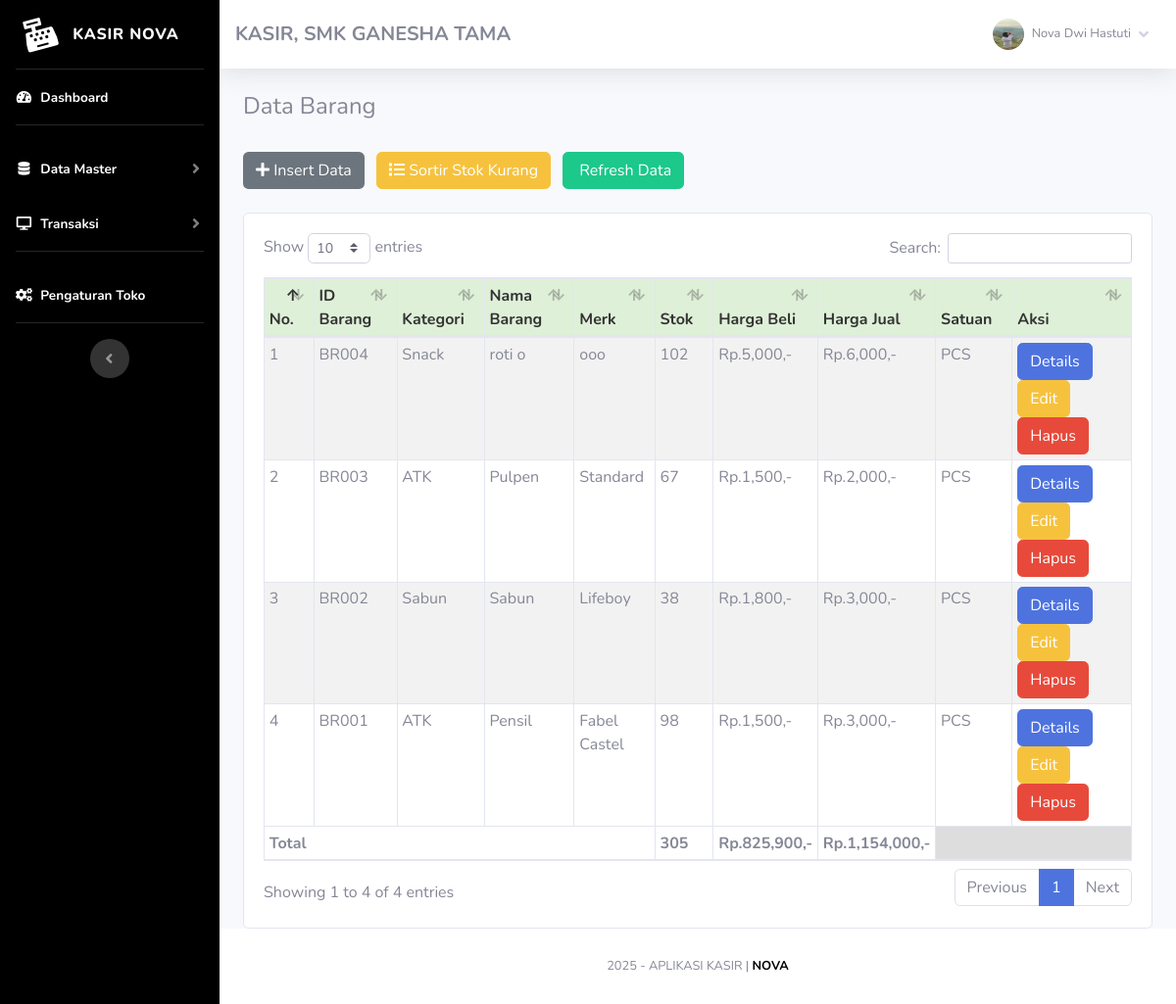
Screenshot of /index.php?page=barang (signed in) with the database file from the repository.
### tables this page shows
CREATE TABLE `toko` (
  `id_toko` int(11) NOT NULL,
  `nama_toko` varchar(255) NOT NULL,
  `alamat_toko` text NOT NULL,
  `tlp` varchar(255) NOT NULL,
  `nama_pemilik` varchar(255) NOT NULL
);

CREATE TABLE `member` (
  `id_member` int(11) NOT NULL,
  `nm_member` varchar(255) NOT NULL,
  `alamat_member` text NOT NULL,
  `telepon` varchar(255) NOT NULL,
  `email` varchar(255) NOT NULL,
  `gambar` text NOT NULL,
  `NIK` text NOT NULL
);

CREATE TABLE `barang` (
  `id` int(11) NOT NULL,
  `id_barang` varchar(255) NOT NULL,
  `id_kategori` int(11) NOT NULL,
  `nama_barang` text NOT NULL,
  `merk` varchar(255) NOT NULL,
  `harga_beli` varchar(255) NOT NULL,
  `harga_jual` varchar(255) NOT NULL,
  `satuan_barang` varchar(255) NOT NULL,
  `stok` text NOT NULL,
  `tgl_input` varchar(255) NOT NULL,
  `tgl_update` varchar(255) DEFAULT NULL
);

CREATE TABLE `kategori` (
  `id_kategori` int(11) NOT NULL,
  `nama_kategori` varchar(255) NOT NULL,
  `tgl_input` varchar(255) NOT NULL
);

### admin/module/barang/index.php (the view, shortened to what this page needs)
<h4>Data Barang</h4>
<br />
<button type="button" class="btn btn-md mr-2" style="background-color: #6c757d; color: white;" data-toggle="modal" data-target="#myModal">
    <i class="fa fa-plus"></i> Insert Data
</button>
<a href="index.php?page=barang&stok=yes" class="btn btn-warning btn-md mr-2">
    <i class="fa fa-list"></i> Sortir Stok Kurang</a>
<a href="index.php?page=barang" class="btn btn-success btn-md">
    <i class="fa fa-refresh"></i> Refresh Data</a>
<br />
<div class="card card-body">
    <div class="table-responsive">
        <table class="table table-bordered table-striped table-sm" id="example1">
            <thead>
                <tr style="background:#DFF0D8;color:#333;">
                    <th>No.</th>
                    <th>ID Barang</th>
                    <th>Kategori</th>
                    <th>Nama Barang</th>
                    <th>Merk</th>
                    <th>Stok</th>
                    <th>Harga Beli</th>
                    <th>Harga Jual</th>
                    <th>Satuan</th>
                    <th>Aksi</th>
                </tr>
            </thead>
            <tbody>
                <?php
                $totalBeli = 0;
                $totalJual = 0;
                $totalStok = 0;
                if ($_GET['stok'] == 'yes') {
                    $hasil = $lihat->barang_stok();
                } else {
                    $hasil = $lihat->barang();
                }
                $no = 1;
                foreach ($hasil as $isi) {
                ?>
                    <tr>
                        <td><?php echo $no; ?></td>
                        <td><?php echo $isi['id_barang']; ?></td>
                        <td><?php echo $isi['nama_kategori']; ?></td>
                        <td><?php echo $isi['nama_barang']; ?></td>
                        <td><?php echo $isi['merk']; ?></td>
                        <td>
                            <?php if ($isi['stok'] == '0') { ?>
                                <button class="btn btn-danger"> Habis</button>
                            <?php } else { ?>
                                <?php echo $isi['stok']; ?>
                            <?php } ?>
                        </td>
                        <td>Rp.<?php echo number_format($isi['harga_beli']); ?>,-</td>
                        <td>Rp.<?php echo number_format($isi['harga_jual']); ?>,-</td>
                        <td> <?php echo $isi['satuan_barang']; ?></td>
                        <td>
                            <?php if ($isi['stok'] <=  '3') { ?>
                                <form method="POST" action="fungsi/edit/edit.php?stok=edit">
                                    <input type="text" name="restok" class="form-control">
                                    <input type="hidden" name="id" value="<?php echo $isi['id_barang']; ?>"
                                        class="form-control">
                                    <button class="btn btn-primary btn-sm">
                                        Restok
                                    </button>
                                    <a href="fungsi/hapus/hapus.php?barang=hapus&id=<?php echo $isi['id_barang']; ?>"
                                        onclick="javascript:return confirm('Hapus Data barang ?');">
                                        <button class="btn btn-danger btn-sm">Hapus</button></a>
                                </form>
                            <?php } else { ?>
                                <a href="index.php?page=barang/details&barang=<?php echo $isi['id_barang']; ?>"><button
                                        class="btn btn-primary btn-xs">Details</button></a>
                                <a href="index.php?page=barang/edit&barang=<?php echo $isi['id_barang']; ?>"><button
                                        class="btn btn-warning btn-xs">Edit</button></a>
                                <a href="fungsi/hapus/hapus.php?barang=hapus&id=<?php echo $isi['id_barang']; ?>"
                                    onclick=""><button
                                        class="btn btn-danger btn-xs">Hapus</button></a>
                            <?php } ?>
                    </tr>
                <?php
                    $no++;
                    $totalBeli += $isi['harga_beli'] * $isi['stok'];
                    $totalJual += $isi['harga_jual'] * $isi['stok'];
                    $totalStok += $isi['stok'];
                }
                ?>
            </tbody>
            <tfoot>
                <tr>
                    <th colspan="5">Total </td>
                    <th><?php echo $totalStok; ?></td>
                    <th>Rp.<?php echo number_format($totalBeli); ?>,-</td>
                    <th>Rp.<?php echo number_format($totalJual); ?>,-</td>
                    <th colspan="2" style="background:#ddd"></th>
                </tr>
            </tfoot>
        </table>
    </div>
</div>

### index.php (shortened to what this page needs)
<?php
	if(!empty($_SESSION['admin'])){
		require 'config.php';
		$lihat = new view($config);
		$toko = $lihat -> toko();
			include 'admin/template/header.php';
			include 'admin/template/sidebar.php';
				if(!empty($_GET['page'])){
					include 'admin/module/'.$_GET['page'].'/index.php';
				}else{
					include 'admin/template/home.php';
				}
			include 'admin/template/footer.php';
	}else{
		echo '<script>window.location="login.php";</script>';
		exit;
	}
?>

### admin/template/header.php (shortened to what this page needs)
<!DOCTYPE html>
<html lang="en">
<head>
    <link href="sb-admin/vendor/fontawesome-free/css/all.min.css" rel="stylesheet" type="text/css">
    <link href="sb-admin/css/sb-admin-2.min.css" rel="stylesheet">
    <link rel="stylesheet" href="sb-admin/vendor/datatables/dataTables.bootstrap4.css" />
</head>
<body id="page-top">
    <div id="wrapper">

### admin/template/sidebar.php (shortened to what this page needs)
<?php
$id = $_SESSION['admin']['id_member'];
$hasil_profil = $lihat->member_edit($id);
?>
<ul class="navbar-nav sidebar sidebar-dark accordion gold-gradient" id="accordionSidebar">
    <a class="sidebar-brand d-flex align-items-center justify-content-center" href="index.php">
        <div class="sidebar-brand-icon rotate-n-15">
            <i class="fas fa-cash-register"></i>
        </div>
        <div class="sidebar-brand-text mx-3">Kasir Nova<sup></sup></div>
    </a>
    <hr class="sidebar-divider my-0">
    <li class="nav-item active">
        <a class="nav-link" href="index.php">
            <i class="fas fa-fw fa-tachometer-alt"></i>
            <span>Dashboard</span></a>
    </li>
    <hr class="sidebar-divider">
    <li class="nav-item active">
        <a class="nav-link collapsed" href="#" data-toggle="collapse" data-target="#collapseTwo" aria-expanded="true"
            aria-controls="collapseTwo">
            <i class="fas fa-fw fa-database"></i>
            <span>Data Master</span>
        </a>
    </li>
    <li class="nav-item active">
        <a class="nav-link collapsed" href="#" data-toggle="collapse" data-target="#collapse3" aria-expanded="true"
            aria-controls="collapse3">
            <i class="fas fa-fw fa-desktop"></i>
            <span>Transaksi</span>
        </a>
    </li>
    <hr class="sidebar-divider">
    <li class="nav-item active">
        <a class="nav-link" href="index.php?page=pengaturan">
            <i class="fas fa-fw fa-cogs"></i>
            <span>Pengaturan Toko</span></a>
    </li>
    <hr class="sidebar-divider d-none d-md-block">
    <div class="text-center d-none d-md-inline">
        <button class="rounded-circle border-0" id="sidebarToggle"></button>
    </div>
</ul>
<div id="content-wrapper" class="d-flex flex-column">
    <div id="content">
        <nav class="navbar navbar-expand navbar-light bg-white topbar mb-4 static-top shadow">
            <h5 class="d-lg-block d-none mt-2"><b><?php echo $toko['nama_toko']; ?>, <?php echo $toko['alamat_toko']; ?></b></h5>
            <ul class="navbar-nav ml-auto">
                <li class="nav-item dropdown no-arrow">
                    <a class="nav-link dropdown-toggle" href="#" id="userDropdown" role="button" data-toggle="dropdown"
                        aria-haspopup="true" aria-expanded="false">
                        <img class="img-profile rounded-circle"
                            src="assets/img/user/<?php echo $hasil_profil['gambar']; ?>">
                        <span
                            class="mr-2 d-none d-lg-inline text-gray-600 small ml-2"><?php echo $hasil_profil['nm_member']; ?></span>
                        <i class="fas fa-angle-down"></i>
                    </a>
                </li>
            </ul>
        </nav>
        <div class="container-fluid">

### admin/template/footer.php (shortened to what this page needs)
</div>
</div>
<footer class="sticky-footer bg-white">
    <div class="container my-auto">
        <div class="copyright text-center my-auto">
            <span>
                <?php echo date('Y'); ?> - APLIKASI KASIR |
                <b><a href="https://codekop.com" target="_blank">NOVA</a></b>
            </span>
        </div>
    </div>
</footer>
</div>
</div>
</body>
</html>

### rows the page displays
toko: nama_toko "KASIR", alamat_toko "SMK GANESHA TAMA"
barang: id_barang "BR004", id_kategori.nama_kategori "Snack", nama_barang "roti o", merk "ooo", stok "102", harga_beli "5,000", harga_jual "6,000", satuan_barang "PCS"
barang: id_barang "BR003", id_kategori.nama_kategori "ATK", nama_barang "Pulpen", merk "Standard", stok "67", harga_beli "1,500", harga_jual "2,000", satuan_barang "PCS"
barang: id_barang "BR002", id_kategori.nama_kategori "Sabun", nama_barang "Sabun", merk "Lifeboy", stok "38", harga_beli "1,800", harga_jual "3,000", satuan_barang "PCS"
barang: id_barang "BR001", id_kategori.nama_kategori "ATK", nama_barang "Pensil", merk "Fabel Castel", stok "98", harga_beli "1,500", harga_jual "3,000", satuan_barang "PCS"

### other values shown
$hasil_profil['nm_member'] "Nova Dwi Hastuti"
$totalStok "305"
$totalBeli "825,900"
$totalJual "1,154,000"
